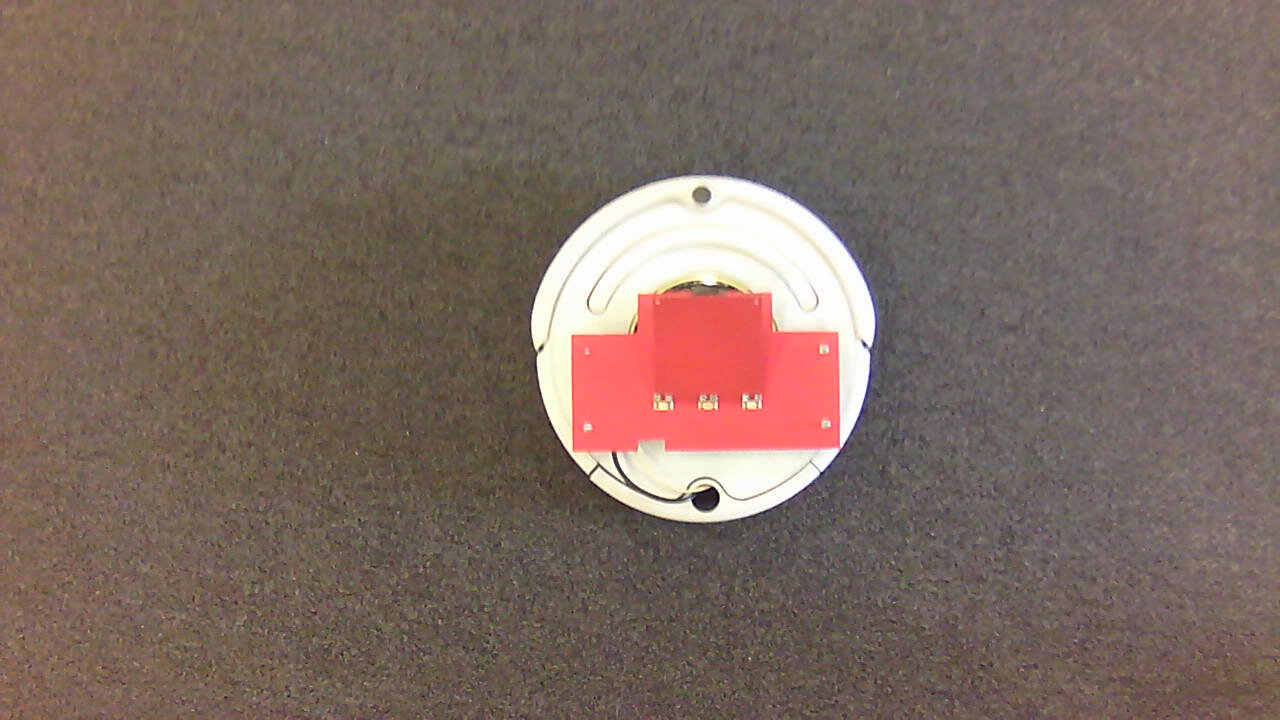
#> input picture iarc_vision/scripts/RoombaRed1.jpg, 1280 x 720 px
$ python lines_finder.py RoombaRed1.jpg   (older library calls are emulated)
#> lines starting #> are read from the running program, lines starting #| are printed output that depends on the picture; after the words box and inside, x2 and y2 are one past the last pixel; in counts of white or black regions, pixels touching at a corner belong together
#!/usr/bin/env python2
"""
Authored Yoonyoung Cho @ 03/29/2018

The objective of LinesFinder is to deal with thick-lines problem,
where a width of single line may not be presented as a single pixel,
and it may be difficult to pre-determine the thickness of the line.
This introduces an instability where each detection would be sensitive to erosion.
"""

from argparse import ArgumentParser
from abc import ABCMeta, abstractmethod
import cv2
import numpy as np

""" Utility Functions """
def l2rt(line):
    """ (x1,y1,x2,y2) -> (rho,theta) """
    x0,y0 = 0,0
    x1,y1,x2,y2 = line
    rho = -x2*y1 + y2*x1
    rho /= np.sqrt((x2-x1)**2 + (y2-y1)**2)
    theta = np.arctan2(x1-x2, y2-y1)
    return rho, theta

def rt2l(rt, scale=1000):
    """ (rho,theta) -> (x1,y1,x2,y2) """
    rho, theta = rt
    a = np.cos(theta)
    b = np.sin(theta)
    x0 = a*rho
    y0 = b*rho
    x1 = int(x0 + scale*(-b))
    y1 = int(y0 + scale*(a))
    x2 = int(x0 - scale*(-b))
    y2 = int(y0 - scale*(a))
    return x1,y1,x2,y2

def rtclose(rt1, rt2,
        r_thresh = 10.0,
        t_thresh = np.deg2rad(5.0)
        ):
    """ compare lines in rho-theta space """
    r1,t1 = rt1
    r2,t2 = rt2
    return (abs(r1-r2)<r_thresh) and (abs(t1-t2) < t_thresh)

class LinesFinder(object):
    """ Defines Lines Finder Interface """
    __metaclass__ = ABCMeta
    """ Find Lines from Image """
    @abstractmethod
    def __call__(self, img):
        """ Binary Image -> List of Lines as [(x1,y1,x2,y2)] """
        pass

class HoughLinesFinder(LinesFinder):
    """ Find lines via cv2.HoughLines() """
    def __init__(self, rho, theta, threshold, ksize):
        self._rho = rho
        self._theta = theta
        self._threshold = threshold
        self._ksize = (ksize, ksize)
        self._kernel = cv2.getStructuringElement(cv2.MORPH_ERODE, self._ksize)
        super(HoughLinesFinder, self).__init__()

    def merge(self, lines):
        """
        Average nearby lines in (rho, theta) coordinates.
        lines(rt) -> lines(rt)
        """
        if lines is None:
            return None

        lines2 = []
        while len(lines)>0:
            n = 1

            # reference
            l0 = lines.pop(0)
            r0, t0 = l0
            rTotal = l0[0]
            tTotal = l0[1]

            # compare + filter
            for line in lines:
                r, t = line
                if rtclose((r0,t0), (r,t), r_thresh=20.0):
                    n+=1
                    rTotal+=r
                    tTotal+=t
                    lines.remove(line)
            lines2+=[(rTotal/float(n), tTotal/float(n))]
        return lines2

    def __call__(self, img):
        """ Binary Image -> List of Lines as [(x1,y1,x2,y2)] """
        rho, theta = self._rho, self._theta
        threshold = self._threshold
        kernel = self._kernel

        img = cv2.erode(img, kernel, iterations=1)
        canny = cv2.Canny(img, 0, 255)
        lines = cv2.HoughLines(canny,rho,theta,threshold)
        if lines is None:
            return None

        lines = np.squeeze(lines, axis=1)
        lines = self.merge(lines.tolist())
        lines = [rt2l(rt) for rt in lines]
        return lines

class HoughLinesPFinder(LinesFinder):
    """ Find Lines via cv2.HoughLinesP() """
    def __init__(self, rho, theta,
            threshold,
            min_length,
            max_gap):
        self._rho = rho
        self._theta = theta
        self._threshold = threshold
        self._min_length = min_length
        self._max_gap = max_gap
        super(HoughLinesPFinder, self).__init__()

    def merge(self, lines):
        """
        Convert lines to rho-theta space,
        then merge neighboring lines.
        lines (xyxy) -> lines (xyxy)
        """
        n = len(lines)
        rts = [l2rt(l) for l in lines]
        skip = []
        res = []
        for i in range(n):
            rt_acc = [rts[i]]

            # check merged
            if i in skip:
                continue
            skip.append(i)

            # process remainder
            for j in range(i+1,n):
                # check merged
                if j in skip:
                    continue
                if rtclose(rts[i], rts[j]):
                    skip.append(j)
                    rt_acc.append(rts[j])

            rt_acc = np.asarray(rt_acc)

            # convert to line
            r = np.mean(rt_acc[:,0])

            # take cyclic mean, for robustness
            #t = np.mean(rt_acc[:,1])
            s = np.sum(np.sin(rt_acc[:,1]))
            c = np.sum(np.cos(rt_acc[:,1]))
            t = np.arctan2(s, c)

            res.append(rt2l((r,t)))
        return res

    def __call__(self, img):
        """ Binary Image -> List of Lines as [(x1,y1,x2,y2)] """
        rho, theta = self._rho, self._theta
        threshold = self._threshold
        min_length = self._min_length
        max_gap = self._max_gap
        lines = cv2.HoughLinesP(img,
                rho, theta, threshold,
                minLineLength=min_length,
                maxLineGap=max_gap)

        if lines is not None:
            lines = np.squeeze(lines, axis=1)
            lines = self.merge(lines)
            lines = [rt2l(l2rt(l)) for l in lines]

        return lines

def getmask(frame, lo=200, hi=255, min_ctr=200):
    orig = np.copy(frame)
    frame = cv2.cvtColor(frame,cv2.COLOR_BGR2GRAY)

    # Load image
    shape = frame.shape
    height = shape[0]
    width = shape[1]

    # Color filtering
    lower = np.array([lo])
    upper = np.array([hi])
    mask = cv2.inRange(frame, lower, upper)
    frame = cv2.bitwise_and(frame, frame, mask=mask)

    # TODO : this method fattens the lines.
    # @(superduperpacman) other methods to filter out small particles?
    # Filter out small particles
    #im2, contours, hierarchy = cv2.findContours(frame, cv2.RETR_TREE, cv2.CHAIN_APPROX_SIMPLE)
    #filter(lambda x:len(x)>min_ctr, contours)
    #cv2.drawContours(frame, contours, -1, 255, 3)
    return frame

class LinesApp(object):
    def __init__(self, img, scale=1.0, resolution=100, max_scale=2.0):
        self._img = img
        self._mask = getmask(img)
        self._img1 = img
        self._img2 = img
        self._scale = scale
        self._res = resolution
        self._max_scale = max_scale
        rint = lambda x : int(np.round(x))

        cv2.namedWindow('image')
        cv2.createTrackbar('scale', 'image', rint(self._res*self._scale),
                rint(self._res*self._max_scale), lambda s:self.proc(self.v2s(s)))

    def v2s(self, value):
        """ trackbar value --> scale """
        return float(value)/self._res

    def proc(self, scale):
        img = self._img
        print('Current Scale : {}'.format(scale))
        img = cv2.resize(img, (0,0), fx=scale, fy=scale)

        # convert to binary
        mask = getmask(img)
        #mask = cv2.inRange(img,
        #        np.asarray([200,200,200]),
        #        np.asarray([255,255,255]))
        h,w = img.shape[:2]

        # parametrization
        rho = 1.0 #distance resolution
        theta = np.deg2rad(1.0) #360
        threshold = 80 #???
        min_length = 0.25 * min(w,h)#pixels?
        max_gap = 10 #pixels?
        ksize = 5

        finder1 = HoughLinesFinder(rho, theta, threshold, ksize)
        finder2 = HoughLinesPFinder(rho, theta, threshold, min_length, max_gap)

        lines1 = finder1(mask)
        lines2 = finder2(mask)

        img1 = img.copy()
        img2 = img.copy()

        if lines1 is not None:
            # BLUE = HoughLinesFinder
            for line in lines1:
                x1,y1,x2,y2 = line
                cv2.line(img1, (x1,y1), (x2,y2), [255,0,0], 1)

        if lines2 is not None:
            # RED = HoughLinesPFinder
            for line in lines2:
                x1,y1,x2,y2 = line
                cv2.line(img2, (x1,y1), (x2,y2), [0,0,255], 1)

        self._mask = mask
        self._img1 = img1
        self._img2 = img2

    def run(self):
        # Log
        print("BLUE (img1) : HoughLinesFinder()")
        print("RED (img2) : HoughLinesPFinder()")
        self.proc(self._scale)

        while True:
            k = cv2.waitKey(10)
            if k == 27:
                break
            cv2.imshow('image', self._img)
            cv2.imshow('mask', self._mask)
            cv2.imshow('img1', self._img1)
            cv2.imshow('img2', self._img2)

def main():
    parser = ArgumentParser()
    parser.add_argument('file', type=str)
    args = parser.parse_args()

    img = cv2.imread(args.file)
#> img is the input picture: shape (720, 1280, 3); mean B, G, R 97.8, 106.3, 124.3
    if img is None:
        print("Error : Specified Input File \"{}\" is invalid.".format(args.file))
        parser.print_usage()
    else:
        app = LinesApp(img)
#> in getmask, `mask = cv2.inRange(frame, lower, upper)`:
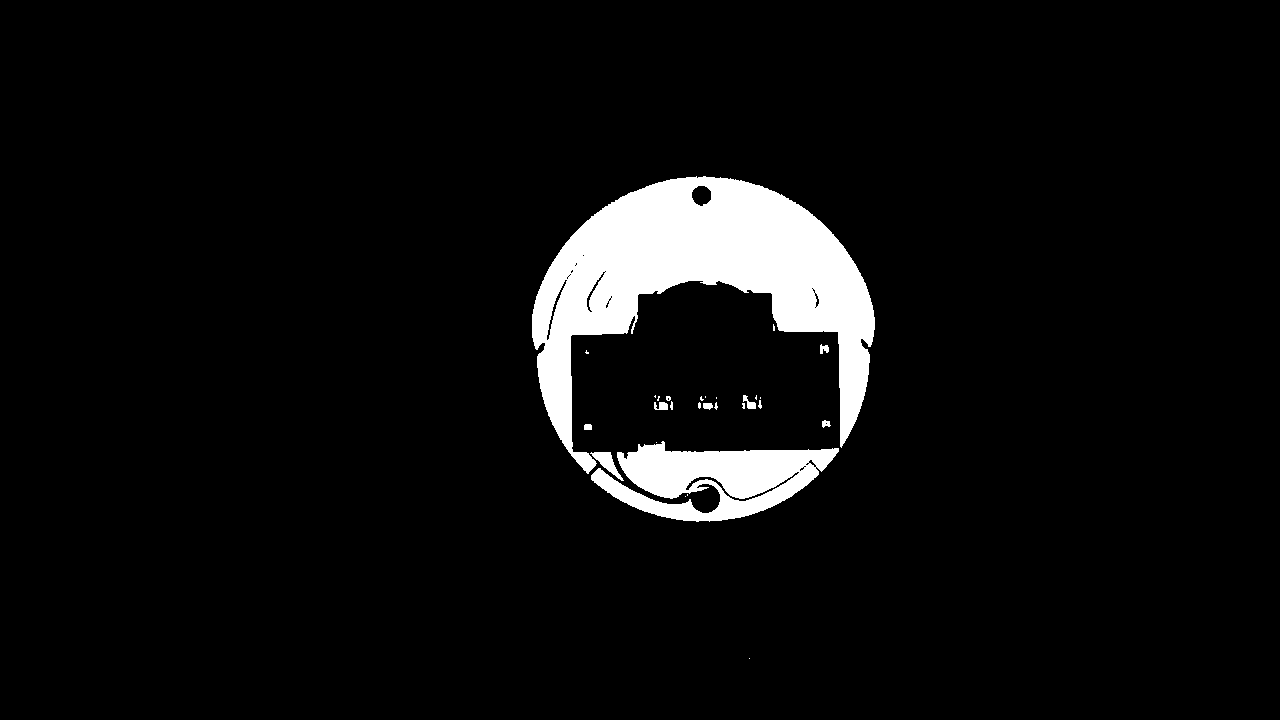
#> mask: shape (720, 1280); 5.8% white; 28 white regions (16 under 20 px), largest, box (x1, y1, x2, y2) and area: (532, 176, 875, 474) 40950, (591, 441, 839, 522) 11283, (590, 452, 624, 481) 342
        app.run()
#> in __call__, `canny = cv2.Canny(img, 0, 255)`:
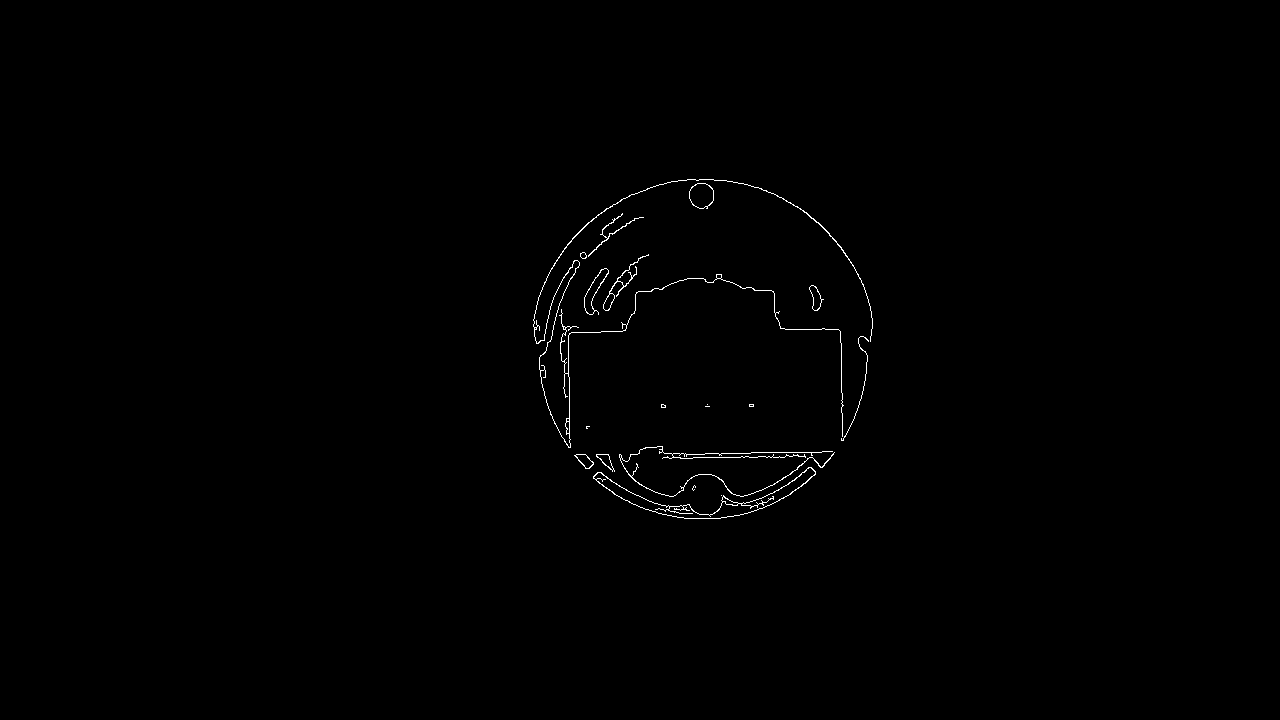
#> canny: shape (720, 1280); 0.43% white in thin lines or dots, all inside (x1, y1, x2, y2) = (533, 179, 873, 519)
#> in __call__, `lines = cv2.HoughLines(canny,rho,theta,threshold)`: lines = [[466, 1.55], [457, 1.57], [-562, 3.12], [469, 1.55]]
#> in __call__, `lines = self.merge(lines.tolist())`: lines = [(464, 1.56), (-562, 3.12)]
#> in __call__, `lines = [rt2l(rt) for rt in lines]`: lines = [(-994, 475, 1005, 452), (544, -1009, 579, 990)]
#> in __call__, `lines = cv2.HoughLinesP(img, rho, theta, threshold, minLineLength=min_..`: lines = 73 rows, first 6: [532, 333, 782, 195], [675, 179, 868, 372], [549, 268, 863, 279], [538, 371, 730, 179], [570, 237, 860, 273], [532, 335, 823, 224]
#> in merge, `n = len(lines)`: n = 73
#> in merge, `rts = [l2rt(l) for l in lines]`: rts = 73 pairs, first value -646.3 to 562.4, second value -2.86 to -0.0187
#> the loop in merge, `for i in range(n):` made 73 passes
#> (rt_acc, r, s, c, t, rho in rt2l, theta in rt2l, a in rt2l) on pass 1: ([[-548.6, -2.08], [-538.6, -2.04]], -543.6, -1.77, -0.936, -2.06, -543.6, -2.06, -0.468)
#> (r, s, c, t, rho in rt2l, theta in rt2l, a in rt2l, b in rt2l) on pass 2: (350.7, -0.707, 0.707, -0.785, 350.7, -0.785, 0.707, -0.707)
#> the loop in proc, `for line in lines1:` made 2 passes
#> after the loop in proc, `for line in lines1:`:
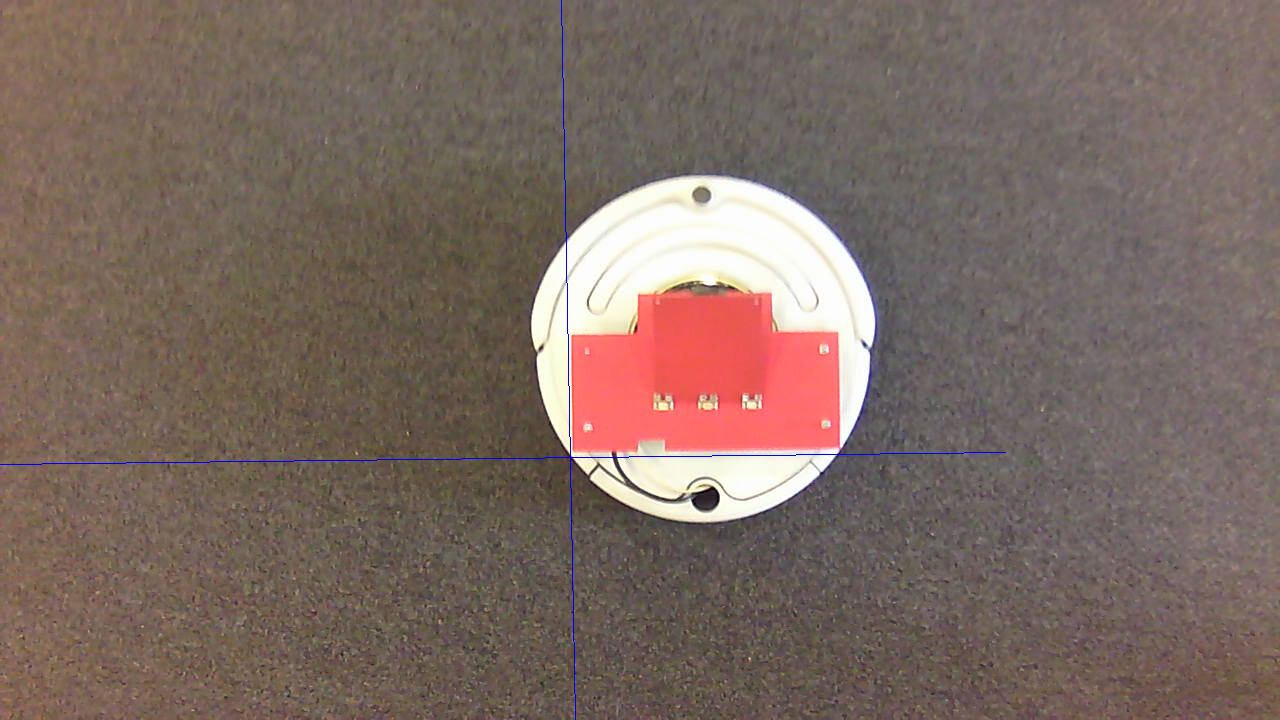
#> img1: shape (720, 1280, 3); 0.19% of pixels changed, all inside (x1, y1, x2, y2) = (0, 0, 1006, 720)
#> the loop in proc, `for line in lines2:` made 32 passes
#> line on passes 1 to 12: (-629, 948, 1137, 12), (-459, -955, 955, 459), (-1007, 218, 990, 286), (-252, 1162, 1162, -252), (-1012, 43, 973, 283), (-733, 842, 1114, 78), (-958, 450, 1030, 240), (-1012, 145, 982, 284), (-894, -450, 934, 360), (-1025, 344, 969, 481), (-702, 882, 1125, 70), (-974, -227, 956, 293)
#> after the loop in proc, `for line in lines2:`:
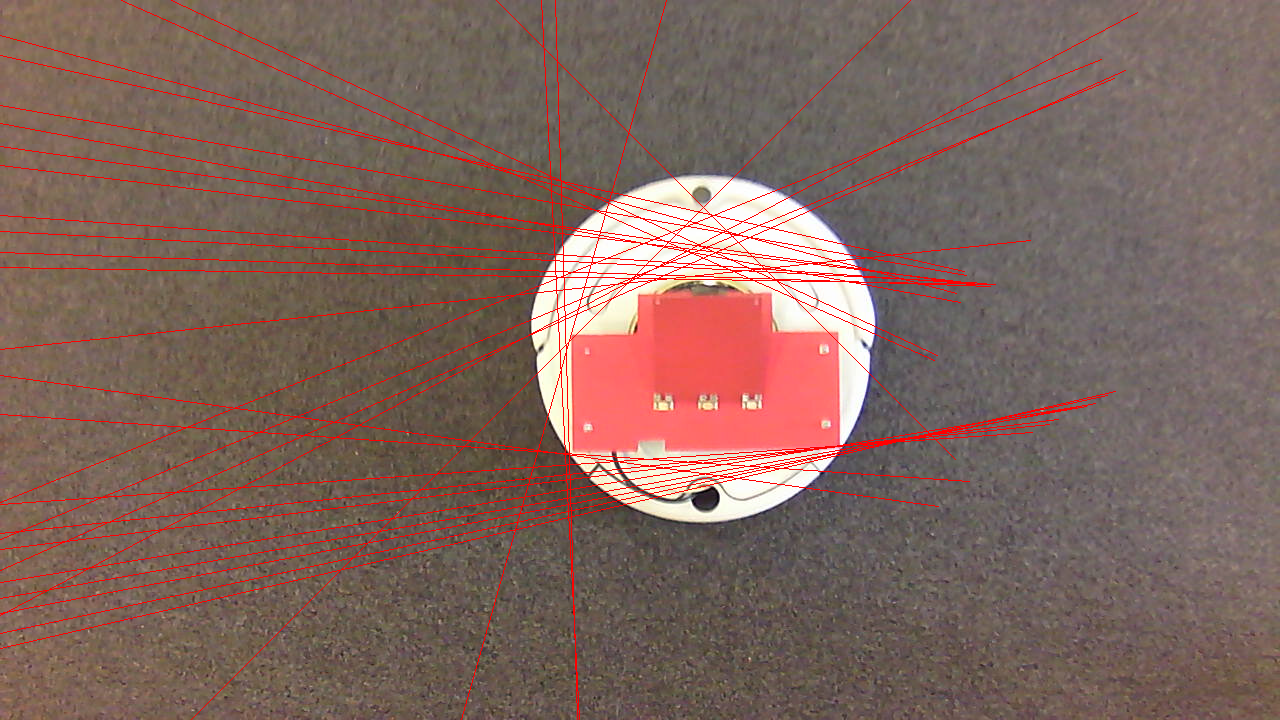
#> img2: shape (720, 1280, 3); 3.18% of pixels changed, all inside (x1, y1, x2, y2) = (0, 0, 1138, 720)
#> (key Esc is pressed here)

if __name__ == "__main__":
    main()
